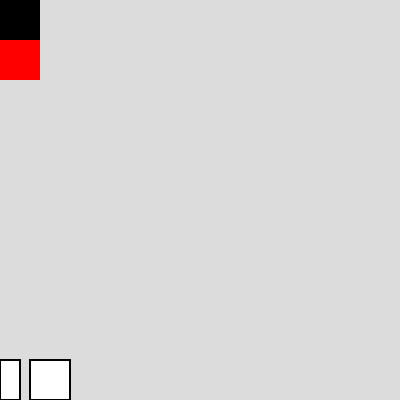
Frame 1 (no input)
Frame 60 (no input): identical to frame 1, image omitted
Frame 120 (the mouse pressed at the canvas centre since frame 60): identical to frame 1, image omitted

The p5.js sketch that drew this single still picture (run headless with seeded random() and noise() and a simulated clock; from frame 60 on, the mouse is pressed at the canvas centre):

// p5.js sketch
// ── sketch.js
let brush;
let thickness;

function setup() {
  createCanvas(400, 400);
  background(220);
  brush = color(255, 0, 0); //red
  thickness = 7;
}

function draw() {
  //black button
  fill(0, 0, 0);
  noStroke();
  rect(0, 0, 40, 40);
  //red button
  fill(255, 0, 0);
  rect(0, 40, 40, 40);
  //small stroke button
  stroke(0, 0, 0);
  strokeWeight(2);
  fill(255, 255, 255);
  rect(0, 360, 20, 40);
  //large stroke button
  rect(30, 360, 40, 40);
}

function mouseDragged() {
  stroke(brush);
  strokeWeight(thickness);
  line(mouseX, mouseY, pmouseX, pmouseY);
}

function mousePressed() {
  if(mouseX > 0 && mouseX < 40 && mouseY > 0 && mouseY < 40) {
    // print("Black color selected");
    brush = color(0, 0, 0);
  } else if (mouseX > 0 && mouseX < 40 && mouseY > 40 && mouseY < 80) {
    brush = color(255, 0, 0);
  } else if (mouseX > 0 && mouseX < 20 && mouseY > 360 && mouseY < 400) {
    thickness = 2;
  } else if (mouseX > 30 && mouseX < 70 && mouseY > 360 && mouseY < 400) {
    thickness = 7;
  }
}
